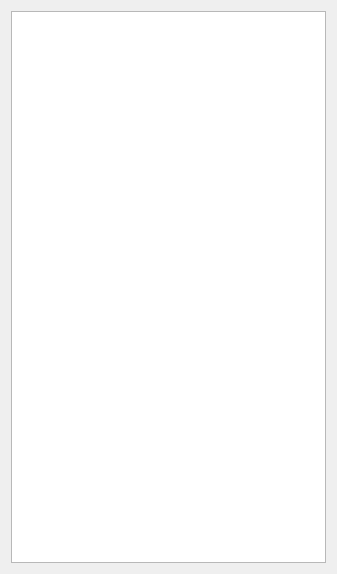
<?xml version="1.0" encoding="UTF-8"?>
<ui version="4.0">
 <class>workList</class>
 <widget class="QWidget" name="workList">
  <property name="geometry">
   <rect>
    <x>0</x>
    <y>0</y>
    <width>337</width>
    <height>574</height>
   </rect>
  </property>
  <property name="windowTitle">
   <string>Form</string>
  </property>
  <layout class="QGridLayout" name="gridLayout">
   <item row="0" column="0">
    <widget class="QListWidget" name="listWidget"/>
   </item>
  </layout>
 </widget>
 <resources/>
 <connections/>
</ui>
